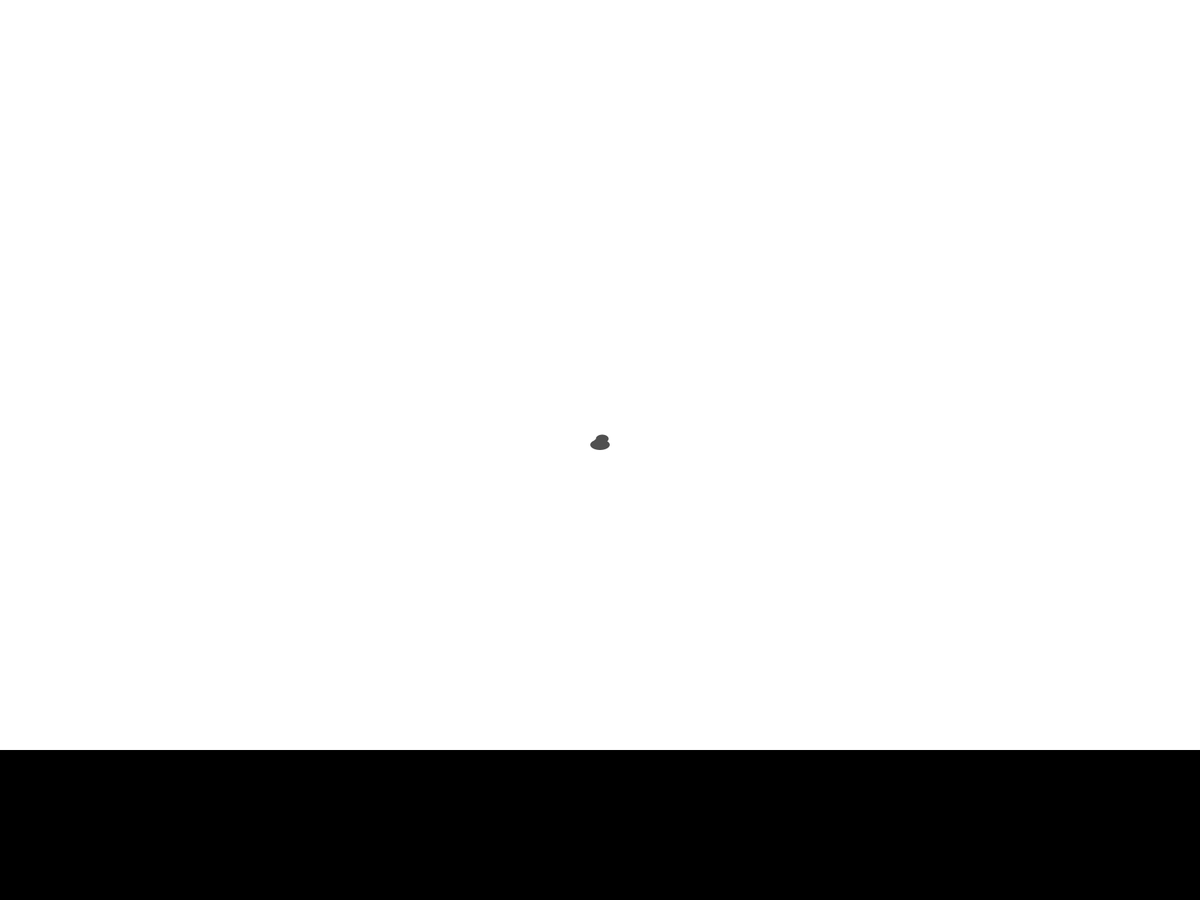
Frame 1 (no input)
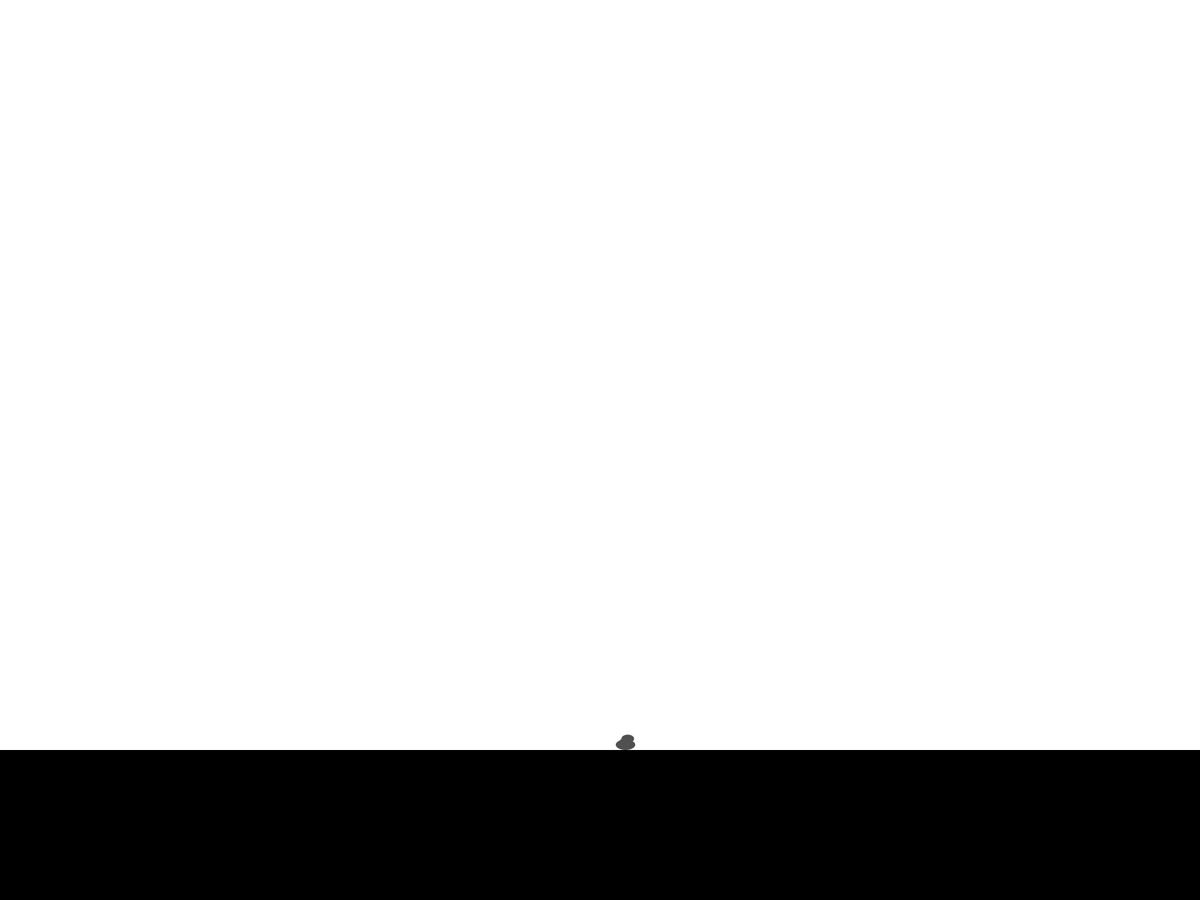
Frame 60 (the mouse pressed at the canvas centre just before this capture)
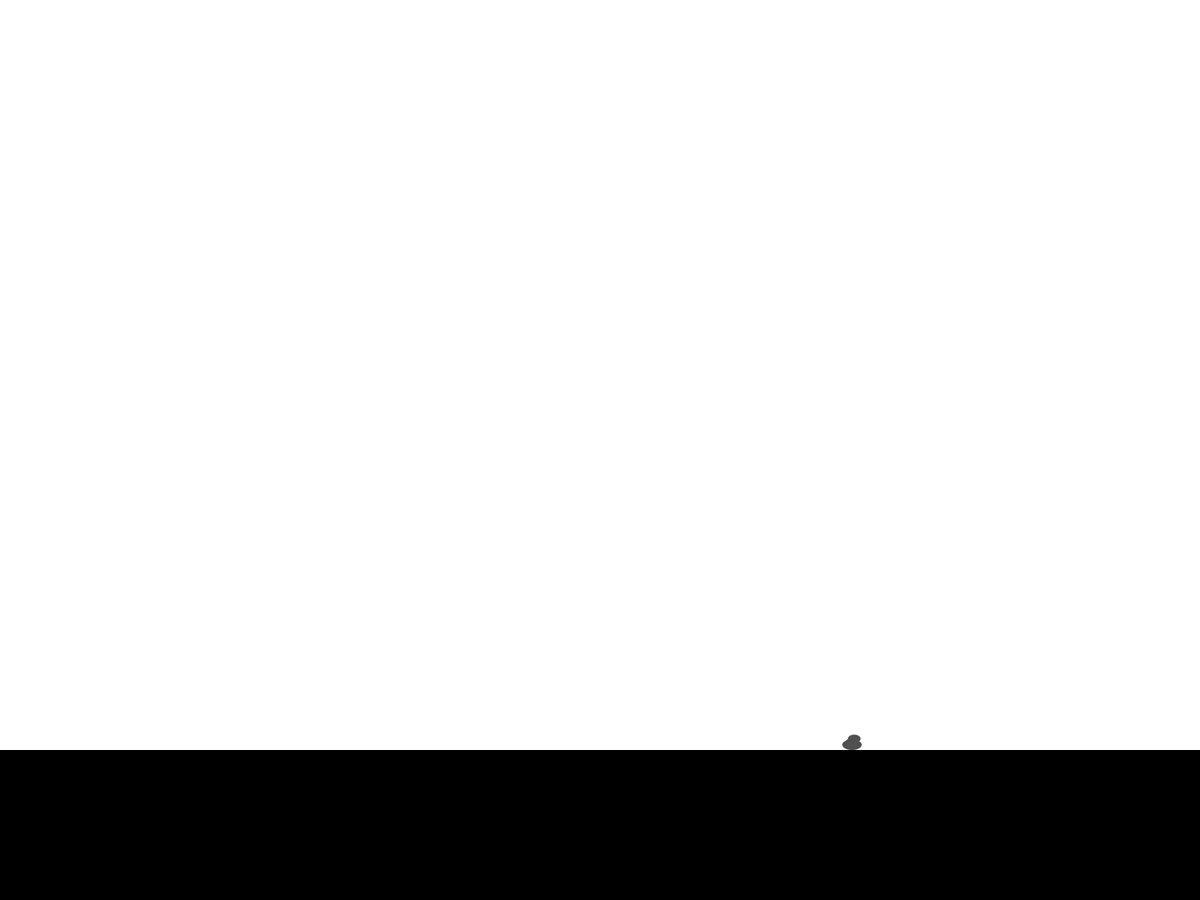
Frame 120 (the mouse held since frame 60 and released just before this capture)

The Processing sketch that drew these frames (run headless with seeded random() and noise(); from frame 60 on, the mouse is pressed at the canvas centre):

// Processing sketch: pet_rock
// ── pet_rock.pde
int s1 = round(random(1,9));
int s2 = round(random(1,9));
int s3 = round(random(1,9));
int s4 = round(random(1,9));
int s5 = round(random(1,9));
int size=20;
int gl;
int rx;
int ry;
boolean right=false;
float g = 0.98;
float speedX;
float maxX=1;
float speedY;
boolean jump;
int a;

void setup() {
  fullScreen();
  gl = height/2+height/3;
  rx= width/2;
  ry= height/2;
}

void draw() {
  background(255);
  move();
  rock(rx,ry-(size-s1)/2);
  fill(0);
  stroke(0);
  rect(0,gl,width,gl);
}

void rock(int x, int y) {
  fill(80);
  noStroke();
  ellipse(x,y,size+s1,size-s1);
  ellipse(x+s2,y-s5,size-s2,size-s3);
  ellipse(x,y-s4,size-s4,size-s5);
}

void move() {
  rx+=round(speedX);
  ry+=round(speedY);
  if(ry<gl) {
    speedY+=g;  
  }
  else {
    speedY = -(speedY/5);
  }
  if(ry>gl) {
    ry--;  
  }
  if(right) {
    if(speedX>maxX) {
      speedX+=0.1;
    }
    else {
      speedX-=0.08;  
    }
  }
  else {
    if(speedX<-maxX) {
      speedX-=0.1;
    }
    else {
      speedX+=0.08;  
    }
  }
  if(round(random(5))==1) {
    right=!right;    
  }
  if(rx>(width-size*7) || rx<size*7) {
    jump(10);
    right=!right;
  }
  if(rx>=width-size*1) {
    right=false;
    speedX=-speedX/2;    
  }
  if(rx<=size*1) {
    right=true;
    speedX=-speedX/2;    
  }
}

void jump(int l) {
  if(ry>=gl) {
    jump=false;    
  }
  if(jump==false) {
    a++;
    if(a>l) {
      jump=true;
      a=0;
    }
    speedY-=g+0.7;
  }
}
